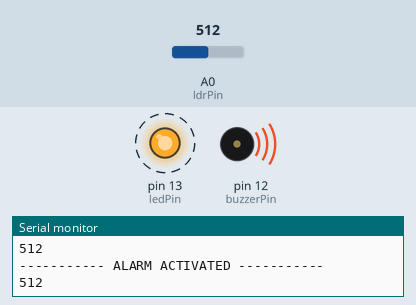
Simulated run of this sketch. Board: Arduino Uno, built with avr-gcc and run on an emulated ATmega328P. Parts: output pins drawn as LEDs (lit = HIGH), buzzer (waves = sounding), the last lines printed to the serial monitor. Dashed ring = blinking. The inputs (shaded band) are chosen by the test bench; at power-on: A0 (ldrPin) = 512.

Above: at 1.26 s.
1.3 s: A0 (ldrPin) set to 418
4.3 s: A0 (ldrPin) set to 389
At 5.6 s:
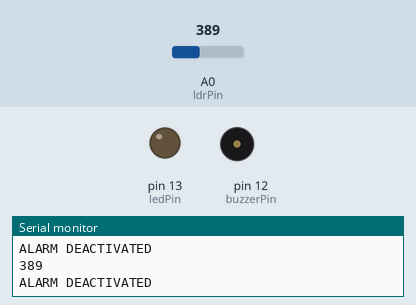
6.0 s: A0 (ldrPin) set to 410
At 6.26 s:
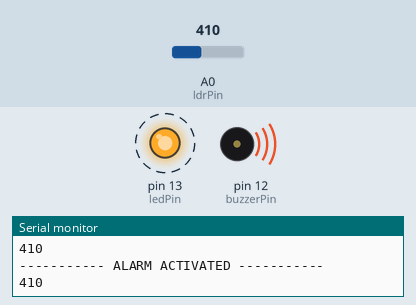
Timing chart, 0 to 15.0 s (numbered marks = the images above; inputs shaded):
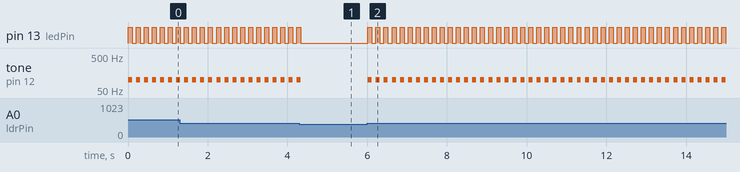

The sketch:

Activate-Buzzer-and-LED-using-LDR.ino
```cpp
//set pin numbers

const int ledPin = 13;
const int buzzerPin = 12;
const int ldrPin = A0;

void setup () {

  Serial.begin(9600);

  pinMode(ledPin, OUTPUT);
  pinMode(buzzerPin, OUTPUT);
  pinMode(ldrPin, INPUT);
}

void loop() {

  int ldrStatus = analogRead(ldrPin);  //read the state of the LDR value
  int sensorvalue=analogRead(A0);
  Serial.println(sensorvalue);
  delay(1);

   if (ldrStatus >= 400) {

    tone(buzzerPin, 100);
    digitalWrite(ledPin, HIGH);
    delay(100);

    noTone(buzzerPin);
    digitalWrite(ledPin, LOW);
    delay(100);

    Serial.println("----------- ALARM ACTIVATED -----------");
  }
   else {

    noTone(buzzerPin);
    digitalWrite(ledPin, LOW);

    Serial.println("ALARM DEACTIVATED");
  }
}
```

Measured:
- the behaviour switches between 400 and 399 on A0 (ldrPin) (found by bisection; images 0 and 1)
- after the input at 4.3 s, pin 13 (ledPin): goes on until 4.3 s, then stays LOW; tone on pin 12 (buzzerPin): goes on until 4.3 s, then stays silent
- after the input at 6.0 s, pin 13 (ledPin): alternates HIGH for 0.10 s and LOW for 0.10 s, starting at once; tone on pin 12 (buzzerPin): alternates 100 Hz for 0.10 s and silent for 0.10 s, starting at once
- by itself, pin 13 (ledPin): alternates HIGH for 0.10 s and LOW for 0.10 s
- by itself, tone on pin 12 (buzzerPin): alternates 100 Hz for 0.10 s and silent for 0.10 s
